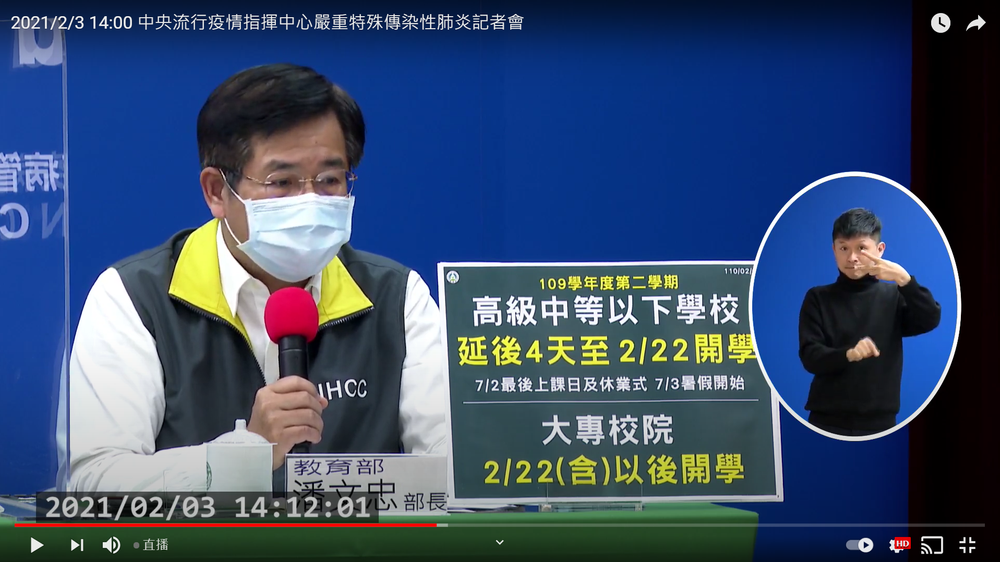
#> input picture image/1233.png, 1000 x 562 px, shrunk from 1917 x 1078 before the run, given in place of the camera
$ python capture.py
#> lines starting #> are read from the running program, lines starting #| are printed output that depends on the picture; after the words box and inside, x2 and y2 are one past the last pixel; in counts of white or black regions, pixels touching at a corner belong together
import cv2 as cv
import numpy as np

cap = cv.VideoCapture(0)

while 1:
    _, frame = cap.read()
#> frame is the input picture: shape (562, 1000, 3); mean B, G, R 107.3, 76.9, 57.6

    hsv = cv.cvtColor(frame, cv.COLOR_BGR2HSV)
#> hsv: shape (562, 1000, 3); mean H, S, V 92.9, 155.7, 116.2

    lower_blue = np.array([110, 50, 50])
    upper_blue = np.array([130, 255, 255])

    mask = cv.inRange(hsv, lower_blue, upper_blue)
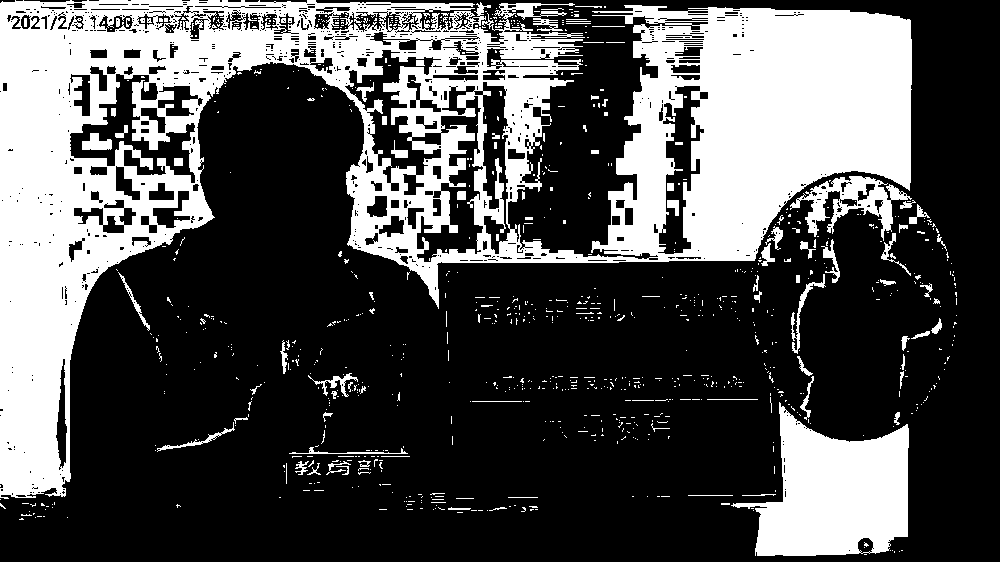
#> mask: shape (562, 1000); 31.6% white; 924 white regions (832 under 20 px), largest, box (x1, y1, x2, y2) and area: (0, 0, 912, 499) 149153, (731, 402, 909, 556) 16374, (790, 176, 912, 241) 2737

    res = cv.bitwise_and(frame, frame, mask=mask)
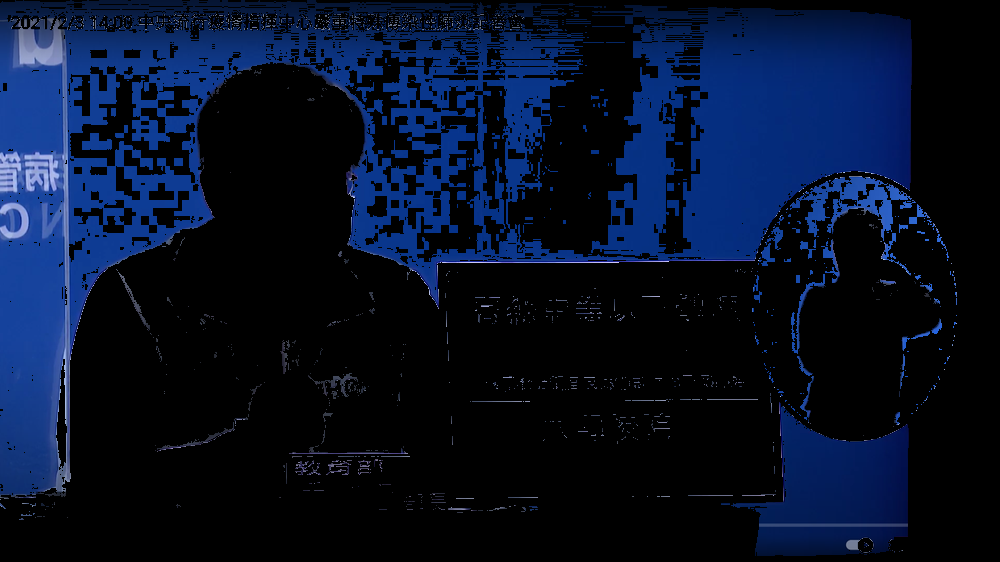
#> res: shape (562, 1000, 3); mean B, G, R 39.2, 16.3, 5.5

    cv.imshow('frame', frame)
    cv.imshow('mask', mask)
    cv.imshow('result', res)

    k = cv.waitKey() & 0xFF
#> (key Esc is pressed here)
    if k == 27:
        break
cv.destroyAllWindows()
